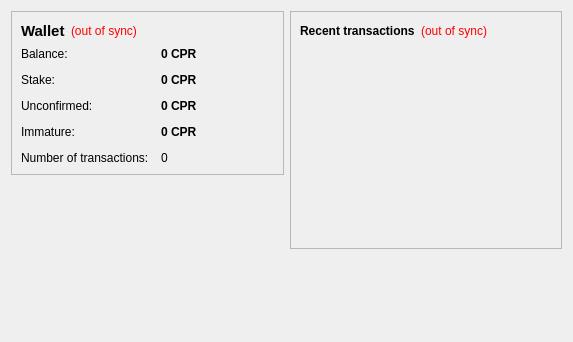
<?xml version="1.0" encoding="UTF-8"?>
<ui version="4.0">
 <class>OverviewPage</class>
 <widget class="QWidget" name="OverviewPage">
  <property name="geometry">
   <rect>
    <x>0</x>
    <y>0</y>
    <width>573</width>
    <height>342</height>
   </rect>
  </property>
  <property name="windowTitle">
   <string>Form</string>
  </property>
  <layout class="QHBoxLayout" name="horizontalLayout" stretch="1,1">
   <item>
    <layout class="QVBoxLayout" name="verticalLayout_2">
     <item>
      <widget class="QFrame" name="frame">
       <property name="frameShape">
        <enum>QFrame::StyledPanel</enum>
       </property>
       <property name="frameShadow">
        <enum>QFrame::Raised</enum>
       </property>
       <layout class="QVBoxLayout" name="verticalLayout_4">
        <item>
         <layout class="QHBoxLayout" name="horizontalLayout_4">
          <item>
           <widget class="QLabel" name="label_5">
            <property name="font">
             <font>
              <pointsize>11</pointsize>
              <weight>75</weight>
              <bold>true</bold>
             </font>
            </property>
            <property name="text">
             <string>Wallet</string>
            </property>
           </widget>
          </item>
          <item>
           <widget class="QLabel" name="labelWalletStatus">
            <property name="toolTip">
             <string>The displayed information may be out of date. Your wallet automatically synchronizes with the GoldPressedLatinum network after a connection is established, but this process has not completed yet.</string>
            </property>
            <property name="styleSheet">
             <string notr="true">QLabel { color: red; }</string>
            </property>
            <property name="text">
             <string notr="true">(out of sync)</string>
            </property>
            <property name="alignment">
             <set>Qt::AlignLeading|Qt::AlignLeft|Qt::AlignVCenter</set>
            </property>
           </widget>
          </item>
          <item>
           <spacer name="horizontalSpacer_2">
            <property name="orientation">
             <enum>Qt::Horizontal</enum>
            </property>
            <property name="sizeHint" stdset="0">
             <size>
              <width>40</width>
              <height>20</height>
             </size>
            </property>
           </spacer>
          </item>
         </layout>
        </item>
        <item>
         <layout class="QFormLayout" name="formLayout_2">
          <property name="fieldGrowthPolicy">
           <enum>QFormLayout::AllNonFixedFieldsGrow</enum>
          </property>
          <property name="horizontalSpacing">
           <number>12</number>
          </property>
          <property name="verticalSpacing">
           <number>12</number>
          </property>
          <item row="0" column="0">
           <widget class="QLabel" name="label">
            <property name="text">
             <string>Balance:</string>
            </property>
           </widget>
          </item>
          <item row="0" column="1">
           <widget class="QLabel" name="labelBalance">
            <property name="font">
             <font>
              <weight>75</weight>
              <bold>true</bold>
             </font>
            </property>
            <property name="cursor">
             <cursorShape>IBeamCursor</cursorShape>
            </property>
            <property name="toolTip">
             <string>Your current balance</string>
            </property>
            <property name="text">
             <string notr="true">0 CPR</string>
            </property>
            <property name="textInteractionFlags">
             <set>Qt::LinksAccessibleByMouse|Qt::TextSelectableByKeyboard|Qt::TextSelectableByMouse</set>
            </property>
           </widget>
          </item>
          <item row="1" column="0">
           <widget class="QLabel" name="label_6">
            <property name="text">
             <string>Stake:</string>
            </property>
           </widget>
          </item>
          <item row="1" column="1">
           <widget class="QLabel" name="labelStake">
            <property name="font">
             <font>
              <weight>75</weight>
              <bold>true</bold>
             </font>
            </property>
            <property name="cursor">
             <cursorShape>IBeamCursor</cursorShape>
            </property>
            <property name="toolTip">
             <string>Total of coins that was staked, and do not yet count toward the current balance</string>
            </property>
            <property name="text">
             <string notr="true">0 CPR</string>
            </property>
            <property name="textInteractionFlags">
             <set>Qt::LinksAccessibleByMouse|Qt::TextSelectableByKeyboard|Qt::TextSelectableByMouse</set>
            </property>
           </widget>
          </item>
          <item row="2" column="0">
           <widget class="QLabel" name="label_3">
            <property name="text">
             <string>Unconfirmed:</string>
            </property>
           </widget>
          </item>
          <item row="2" column="1">
           <widget class="QLabel" name="labelUnconfirmed">
            <property name="font">
             <font>
              <weight>75</weight>
              <bold>true</bold>
             </font>
            </property>
            <property name="cursor">
             <cursorShape>IBeamCursor</cursorShape>
            </property>
            <property name="toolTip">
             <string>Total of transactions that have yet to be confirmed, and do not yet count toward the current balance</string>
            </property>
            <property name="text">
             <string notr="true">0 CPR</string>
            </property>
            <property name="textInteractionFlags">
             <set>Qt::LinksAccessibleByMouse|Qt::TextSelectableByKeyboard|Qt::TextSelectableByMouse</set>
            </property>
           </widget>
          </item>
          <item row="3" column="0">
           <widget class="QLabel" name="labelImmatureText">
            <property name="text">
             <string>Immature:</string>
            </property>
           </widget>
          </item>
          <item row="3" column="1">
           <widget class="QLabel" name="labelImmature">
            <property name="font">
             <font>
              <weight>75</weight>
              <bold>true</bold>
             </font>
            </property>
            <property name="toolTip">
             <string>Mined balance that has not yet matured</string>
            </property>
            <property name="text">
             <string notr="true">0 CPR</string>
            </property>
            <property name="textInteractionFlags">
             <set>Qt::LinksAccessibleByMouse|Qt::TextSelectableByKeyboard|Qt::TextSelectableByMouse</set>
            </property>
           </widget>
          </item>
          <item row="4" column="0">
           <widget class="QLabel" name="label_2">
            <property name="text">
             <string>Number of transactions:</string>
            </property>
           </widget>
          </item>
          <item row="4" column="1">
           <widget class="QLabel" name="labelNumTransactions">
            <property name="toolTip">
             <string>Total number of transactions in wallet</string>
            </property>
            <property name="text">
             <string notr="true">0</string>
            </property>
           </widget>
          </item>
         </layout>
        </item>
       </layout>
      </widget>
     </item>
     <item>
      <spacer name="verticalSpacer">
       <property name="orientation">
        <enum>Qt::Vertical</enum>
       </property>
       <property name="sizeHint" stdset="0">
        <size>
         <width>20</width>
         <height>40</height>
        </size>
       </property>
      </spacer>
     </item>
     <item>
      <widget class="QLabel" name="label_7">
       <property name="text">
        <string/>
       </property>
       <property name="pixmap">
        <pixmap resource="../bitcoin.qrc">:/images/wallet</pixmap>
       </property>
      </widget>
     </item>
    </layout>
   </item>
   <item>
    <layout class="QVBoxLayout" name="verticalLayout_3">
     <item>
      <widget class="QFrame" name="frame_2">
       <property name="frameShape">
        <enum>QFrame::StyledPanel</enum>
       </property>
       <property name="frameShadow">
        <enum>QFrame::Raised</enum>
       </property>
       <layout class="QVBoxLayout" name="verticalLayout">
        <item>
         <layout class="QHBoxLayout" name="horizontalLayout_2">
          <item>
           <widget class="QLabel" name="label_4">
            <property name="text">
             <string>&lt;b&gt;Recent transactions&lt;/b&gt;</string>
            </property>
           </widget>
          </item>
          <item>
           <widget class="QLabel" name="labelTransactionsStatus">
            <property name="toolTip">
             <string>The displayed information may be out of date. Your wallet automatically synchronizes with the GoldPressedLatinum network after a connection is established, but this process has not completed yet.</string>
            </property>
            <property name="styleSheet">
             <string notr="true">QLabel { color: red; }</string>
            </property>
            <property name="text">
             <string notr="true">(out of sync)</string>
            </property>
            <property name="alignment">
             <set>Qt::AlignRight|Qt::AlignTrailing|Qt::AlignVCenter</set>
            </property>
           </widget>
          </item>
          <item>
           <spacer name="horizontalSpacer">
            <property name="orientation">
             <enum>Qt::Horizontal</enum>
            </property>
            <property name="sizeHint" stdset="0">
             <size>
              <width>40</width>
              <height>20</height>
             </size>
            </property>
           </spacer>
          </item>
         </layout>
        </item>
        <item>
         <widget class="QListView" name="listTransactions">
          <property name="styleSheet">
           <string notr="true">QListView { background: transparent; }</string>
          </property>
          <property name="frameShape">
           <enum>QFrame::NoFrame</enum>
          </property>
          <property name="verticalScrollBarPolicy">
           <enum>Qt::ScrollBarAlwaysOff</enum>
          </property>
          <property name="horizontalScrollBarPolicy">
           <enum>Qt::ScrollBarAlwaysOff</enum>
          </property>
          <property name="selectionMode">
           <enum>QAbstractItemView::NoSelection</enum>
          </property>
         </widget>
        </item>
       </layout>
      </widget>
     </item>
     <item>
      <spacer name="verticalSpacer_2">
       <property name="orientation">
        <enum>Qt::Vertical</enum>
       </property>
       <property name="sizeHint" stdset="0">
        <size>
         <width>20</width>
         <height>40</height>
        </size>
       </property>
      </spacer>
     </item>
    </layout>
   </item>
  </layout>
 </widget>
 <resources>
  <include location="../bitcoin.qrc"/>
 </resources>
 <connections/>
</ui>
